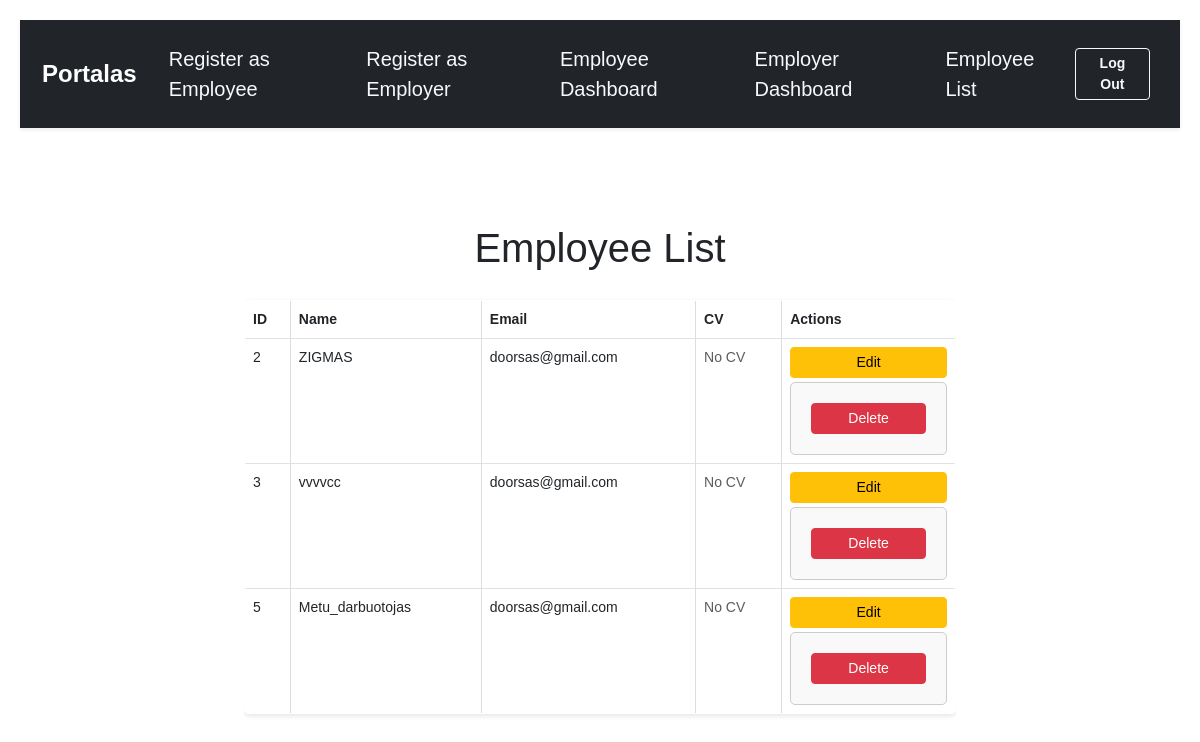
/employee/employees/ (signed in), run on an earlier commit of the app's database.
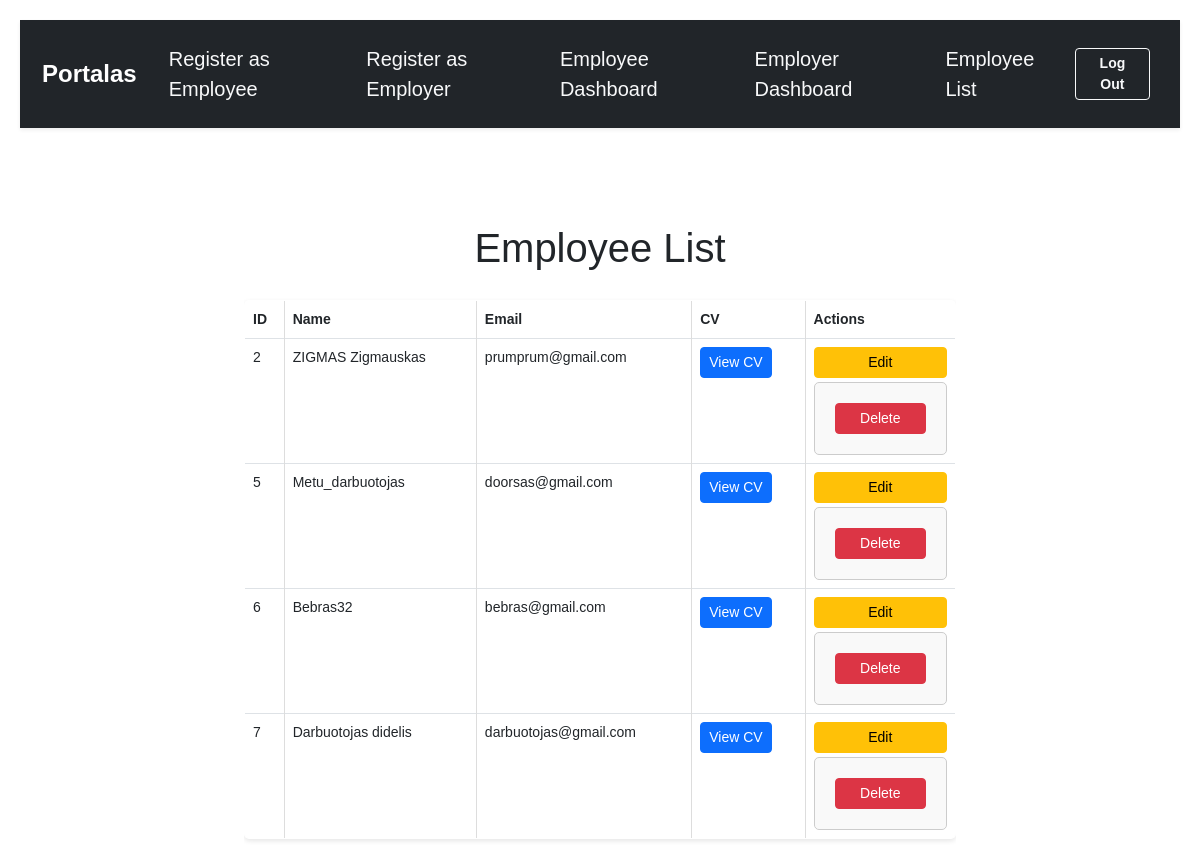
And on a later commit of the database.
### employee/models.py (models this page shows, shortened)
class Employee(models.Model):
    user = models.OneToOneField(User, on_delete=models.CASCADE)  # Link to User
    employee_name = models.CharField(max_length=255)
    email = models.EmailField()

### employee/views.py (the view)
# urls.py: path('employees/', views.employee_list, name='employee_list'),
@login_required
def employee_list(request):
    employees = Employee.objects.all()
    return render(request, 'employee/employee_list.html', {'employees': employees})

### employee/templates/employee/employee_list.html (shortened to what this page needs)
{% extends 'base.html' %}
{% block content %}
<div class="container mt-5">
    <h1>Employee List</h1>
    <div class="table-responsive">
        <table class="table table-bordered table-hover">
            <thead class="thead-light">
                <tr>
                    <th>ID</th>
                    <th>Name</th>
                    <th>Email</th>
                    <th>CV</th>
                    <th>Actions</th>
                </tr>
            </thead>
            <tbody>
                {% for employee in employees %}
                <tr>
                    <td>{{ employee.id }}</td>
                    <td>{{ employee.employee_name }}</td>
                    <td>{{ employee.email }}</td>
                    <td>
                        {% if employee.cv %}
                            <a href="{% url 'cv_detail' employee.cv.id %}" class="btn btn-sm btn-primary">View CV</a>
                        {% else %}
                            <span class="text-muted">No CV</span>
                        {% endif %}
                    </td>
<td>
    <div class="d-flex flex-column">
        <a href="{% url 'employee_edit' employee.id %}" class="btn btn-sm btn-warning w-100 mb-1">Edit</a>
        <form action="{% url 'employee_delete' employee.id %}" method="post" class="w-100">
            <button type="submit" class="btn btn-sm btn-danger w-100" onclick="return confirm('Are you sure you want to delete this employee?');">Delete</button>
        </form>
    </div>
</td>
                </tr>
                {% endfor %}
            </tbody>
        </table>
    </div>
</div>
{% endblock %}

### employee/templates/base.html (shortened to what this page needs)
{% load static %}
<!DOCTYPE html>
<html lang="en">
<head>
    <link href="https://cdn.jsdelivr.net/npm/bootstrap@5.3.0-alpha3/dist/css/bootstrap.min.css" rel="stylesheet">
    <link rel="stylesheet" href="{% static 'css/styles.css' %}">
</head>
<body>
<nav class="navbar navbar-expand-lg navbar-dark bg-dark py-3 shadow-sm">
    <div class="container">
        <a class="navbar-brand fw-bold fs-4" href="{% url 'home' %}">Portalas</a>
        <div class="collapse navbar-collapse" id="navbarNav">
            <ul class="navbar-nav ms-auto align-items-center">
                <li class="nav-item mx-2">
                    <a class="nav-link text-light fs-5" href="{% url 'employee_register' %}">Register as Employee</a>
                </li>
                <li class="nav-item mx-2">
                    <a class="nav-link text-light fs-5" href="{% url 'employer_register' %}">Register as Employer</a>
                </li>
                <li class="nav-item mx-2">
                    <a class="nav-link text-light fs-5" href="{% url 'employee_dashboard' %}">Employee Dashboard</a>
                </li>
                <li class="nav-item mx-2">
                    <a class="nav-link text-light fs-5" href="{% url 'employer_dashboard' %}">Employer Dashboard</a>
                </li>
                 <li class="nav-item mx-2">
                    <a class="nav-link text-light fs-5" href="{% url 'employee_list' %}">Employee List</a>
                </li>
                <li class="nav-item mx-2">
                    <a class="btn btn-outline-light btn-sm fw-bold px-3" href="{% url 'logout' %}">Log Out</a>
                </li>
            </ul>
        </div>
    </div>
</nav>
    <div class="container mt-5">
        <div class="row justify-content-center">
            <div class="col-lg-8 col-md-10">
                {% block content %}{% endblock %}
            </div>
        </div>
    </div>
</body>
</body>
</html>

### static/css/styles.css (style rules this page uses)
table { width: 90%; margin: 20px auto; border-collapse: collapse; border: 1px solid #ddd; font-family: Arial, sans-serif; font-size: 14px; }
table th, table td { padding: 12px 15px; text-align: left; border: 1px solid #ddd; }
table th { background-color: #f4f4f4; color: #333; font-weight: bold; }
table tr:nth-child(even) { background-color: #f9f9f9; }
table { box-shadow: 0 2px 5px rgba(0, 0, 0, 0.1); border-radius: 5px; overflow: hidden; }
body { font-family: Arial, sans-serif; margin: 20px; }
form { max-width: 400px; margin: 0 auto; padding: 20px; border: 1px solid #ccc; border-radius: 5px; background-color: #f9f9f9; }
button { display: block; width: 100%; padding: 10px; background-color: #4CAF50; color: white; border: none; border-radius: 5px; cursor: pointer; }
h1 { text-align: center; }

What changed in the data, as far as the page shows it:
removed Employee: id "3", employee_name "vvvvcc", email "doorsas@gmail.com", shows "No CV"
changed Employee id 2: employee_name "ZIGMAS" → "ZIGMAS Zigmauskas"; email "doorsas@gmail.com" → "prumprum@gmail.com"; text "No CV" → "View CV"
computed for Employee "Metu_darbuotojas": text "No CV" → "View CV"
added Employee: id "6", employee_name "Bebras32", email "bebras@gmail.com", shows "View CV"
added Employee: id "7", employee_name "Darbuotojas didelis", email "darbuotojas@gmail.com", shows "View CV"
